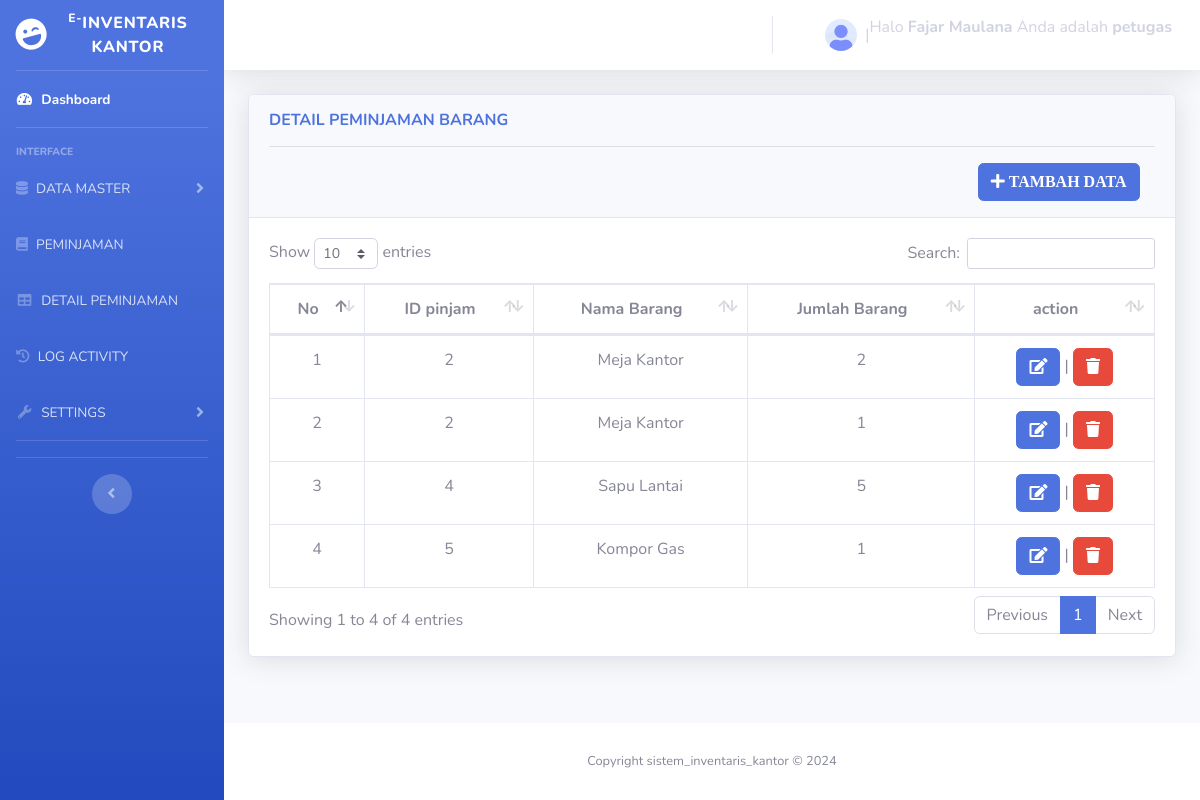
Page /detail_pinjam.php (signed in) on the committed database.
### tables this page shows
CREATE TABLE `detail_peminjaman` (
  `id_detail_peminjaman` int(11) NOT NULL,
  `id_peminjaman` int(11) NOT NULL,
  `id_barang` int(11) NOT NULL,
  `jumlah_barang` int(11) NOT NULL
);

CREATE TABLE `barang` (
  `id_barang` int(11) NOT NULL,
  `nama_barang` varchar(100) NOT NULL,
  `id_kategori` int(11) NOT NULL,
  `id_lokasi` int(11) NOT NULL,
  `stok_barang` int(11) NOT NULL
);

### detail_pinjam.php (the view, shortened to what this page needs)
<?php
include "asset/header.php";
include "asset/sidebar.php";
include "conn.php";
$detail = "SELECT  detail_peminjaman.id_detail_peminjaman,
detail_peminjaman.id_peminjaman, barang.nama_barang, detail_peminjaman.jumlah_barang
FROM detail_peminjaman
INNER JOIN barang ON detail_peminjaman.id_barang = barang.id_barang ";
$result = mysqli_query($conn, $detail);
?>
        <div class="container-fluid">
         <div class="card shadow mb-4 relative">
            <div class="card-header py-3">
              <h6 class="m-0 font-weight-bold text-primary">DETAIL PEMINJAMAN BARANG</h6>
              <hr>
              <a href="back_end/detail_pinjam/tambah.php" class="btn btn-primary float-end" style="margin-left: 80%;"><i class="fas fa-plus"> TAMBAH DATA</i></a>
            </div>
            <div class="card-body p-0">
            <div class="card-body">
              <div class="table-responsive">
                <?php if(mysqli_num_rows($result) > 0) { ?>
                <table class="table table-bordered text-center" id="dataTable" width="100%" cellspacing="0">
                  <thead>
                    <tr>
                      <th>No</th>
                      <th>ID pinjam</th>
                      <th>Nama Barang </th>
                      <th>Jumlah Barang</th>
                      <th>action</th>
                    </tr>
                  </thead>
                 <tbody>
                  <?php
                            $no =1;
                  while( $row = mysqli_fetch_assoc($result)) {
                  ?>
                     <tr>
                      <td> <?php echo $no; ?></td>
                      <td><?php echo  $row['id_peminjaman']; ?>   </td>
                      <td><?php echo  $row['nama_barang']; ?>  </td>
                      <td> <?php echo  $row['jumlah_barang'];?> </td>
                       <td>
                      <a href='back_end/detail_pinjam/edit.php?id="<?php echo  $row['id_detail_peminjaman'];  ?>"' class="btn btn-primary" onclick="return confirm('Apakah Anda yakin ingin mengedit data ini?');"><i class="fas fa-edit"></i></a> |
                      <a href='back_end/detail_pinjam/hapus.php?id="<?php echo  $row['id_detail_peminjaman'];  ?>"' class="btn btn-danger" onclick="return confirm('Apakah Anda yakin ingin hapus data ini?');"><i class="fas fa-trash"></i></a>
                      </td>
                    </tr>
                 <?php $no++; } ?>
                </table>
                    <?php
                  }else{
                    echo"tidak ada data ditemukan";
                  }
                  ?>
              </div>
            </div>
            </div>
          </div>
        </div>
<?php include "asset/footer.php"; ?>

### rows in the picture
detail_peminjaman: id_peminjaman "2", id_barang.nama_barang "Meja Kantor", jumlah_barang "2"
detail_peminjaman: id_peminjaman "2", id_barang.nama_barang "Meja Kantor", jumlah_barang "1"
detail_peminjaman: id_peminjaman "4", id_barang.nama_barang "Sapu Lantai", jumlah_barang "5"
detail_peminjaman: id_peminjaman "5", id_barang.nama_barang "Kompor Gas", jumlah_barang "1"

### other values in the picture
$_SESSION['username'] "Fajar Maulana"
$_SESSION['level'] "petugas"
